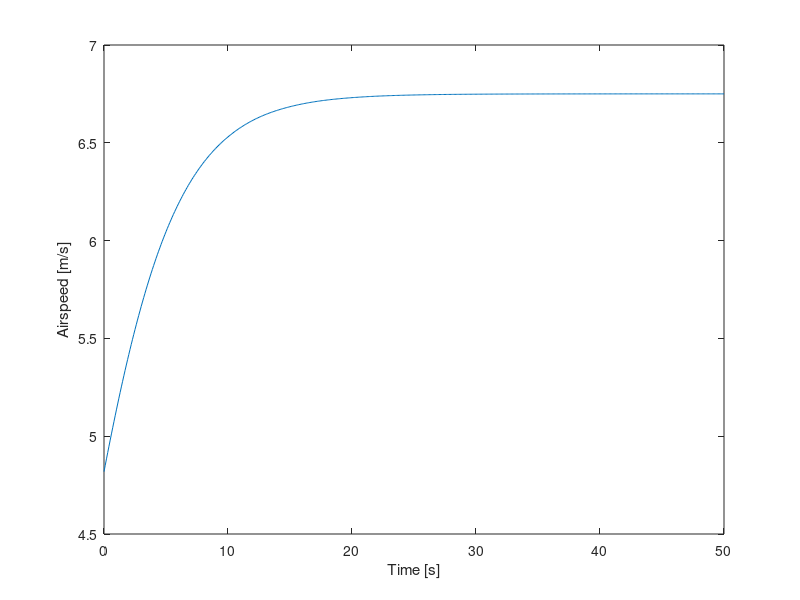

Reproduce this figure in MATLAB.
%clear;
clc;

%% PARAMETERS - ****ALL VALUES IN SI BASE UNITS****

% Airframe
m = .795;

b = 1.88;
c = .28;
e = .864;

CD0 = .0313;
CLmax = 1.5;

% Propeller
% Aeronaut CAM 14x9
D = 14*.0254;
propVals = [-0.1422   -0.0507    0.1342   -0.1905    0.1294    0.0298];

% Ct coefficients
A = propVals(1);
B = propVals(2);
C = propVals(3);

% Cp coefficients
E = propVals(4);
F = propVals(5);
G = propVals(6);

% Motor
% Hacker A10-9L with 4.4:1 gearbox
Kv = 178;
Rt = .18;
nMotors = 1;

% Battery
% 3S lithium polymer pack, with 8% loss
Vcell = 3.7;
Nseries = 1;
Vloss = .08;
throttle = .6;
                                                                                        
% Airfield
dens = 1.225;

% Calculation parameters
tmax = 50;
interval = 0.1;

S = b*c;
W = m*9.81;
Vstall = sqrt((2*W)/(CLmax*dens*S));
VTO = 1.2*Vstall;
AR = (b^2)/S;
k = 1/(pi*e*AR);
Vb = Vcell*Nseries*(1-Vloss);

%% Dynamic thrust equation
T = @(A,B,C,D,E,F,G,Kv,PI,Rt,V,Vb,rho,throttle) A.*D.^2.*V.^2.*rho+...
    (C.*1.0./D.^6.*1.0./G.^2.*PI.^4.*...
    (-sqrt((1.0./Kv.^2./Rt+(D.^4.*F.*1.0./PI.^2.*V.*rho)./4.0).^2+...
    (D.^5.*G.*1.0./PI.^3.*rho.*((Vb.*throttle)./...
    (Kv.*Rt)-(D.^3.*E.*V.^2.*rho)./(PI.*2.0)))./2.0)+1.0./...
    Kv.^2./Rt+(D.^4.*F.*1.0./PI.^2.*V.*rho)./4.0).^2.*4.0)./rho-...
    (B.*1.0./D.^2.*PI.^2.*V.*(-sqrt((1.0./Kv.^2./Rt+...
    (D.^4.*F.*1.0./PI.^2.*V.*rho)./4.0).^2+(D.^5.*G.*1.0./PI.^3.*...
    rho.*((Vb.*throttle)./(Kv.*Rt)-(D.^3.*E.*V.^2.*rho)./(PI.*2.0)))./2.0)+...
    1.0./Kv.^2./Rt+(D.^4.*F.*1.0./PI.^2.*V.*rho)./4.0).*2.0)./G;

%% CRUISE CALCULATIONS
% V as a function of t up to cruise speed
tspan = 0:interval:tmax;
M = ((2*k*(W^2))/(dens*S))/m;
N = ((dens*S*CD0)/2)/m;
[t,V] = ode45((@(t,V) (T(A,B,C,D,E,F,G,Kv,pi,Rt,V,Vb,dens,throttle)*nMotors/m)...
    -(M/(V^2))-(N*(V^2))), tspan, VTO);

Vcruise = V(end)

%% Statistics
CL = 2*W/(dens*(Vcruise^2)*S)
induced = ((2*k*(W^2))/(dens*S))/(Vcruise^2)
parasite = ((dens*S*CD0)/2)*(Vcruise^2)
thrust = T(A,B,C,D,E,F,G,Kv,pi,Rt,Vcruise,Vb,dens,throttle)*nMotors
liftToDrag = W/(induced + parasite)

omega = @(D,E,F,G,Kv,PI,Rt,V,Vb,rho,throttle)(1.0./D.^5.*PI.^3.*...
    (-sqrt((1.0./Kv.^2./Rt+(D.^4.*F.*1.0./PI.^2.*V.*rho)./4.0).^2+...
    (D.^5.*G.*1.0./PI.^3.*rho.*((Vb.*throttle)./(Kv.*Rt)-...
    (D.^3.*E.*V.^2.*rho)./(PI.*2.0)))./2.0)+1.0./Kv.^2./Rt+...
    (D.^4.*F.*1.0./PI.^2.*V.*rho)./4.0).*-4.0)./(G.*rho);
propspeed = omega(D,E,F,G,Kv,pi,Rt,Vcruise,Vb,dens,throttle)

J = (2*pi*Vcruise)/(propspeed*D);
Cp = (E*(J^2)) + (F*J) + G;
Pshaft = Cp*dens*((propspeed/(2*pi))^3)*(D^5);
proptorque = Pshaft/propspeed;
I = Kv*proptorque
Pelectric = I*Vb*throttle;
Paircraft = thrust*Vcruise/nMotors;
etaMotor = Pshaft/Pelectric;
etaProp = Paircraft/Pshaft;

Pelectric
etaMotor
Pshaft
etaProp
Paircraft

Vyglide = Paircraft/W

plot(t,V)
xlabel('Time [s]');
ylabel('Airspeed [m/s]');